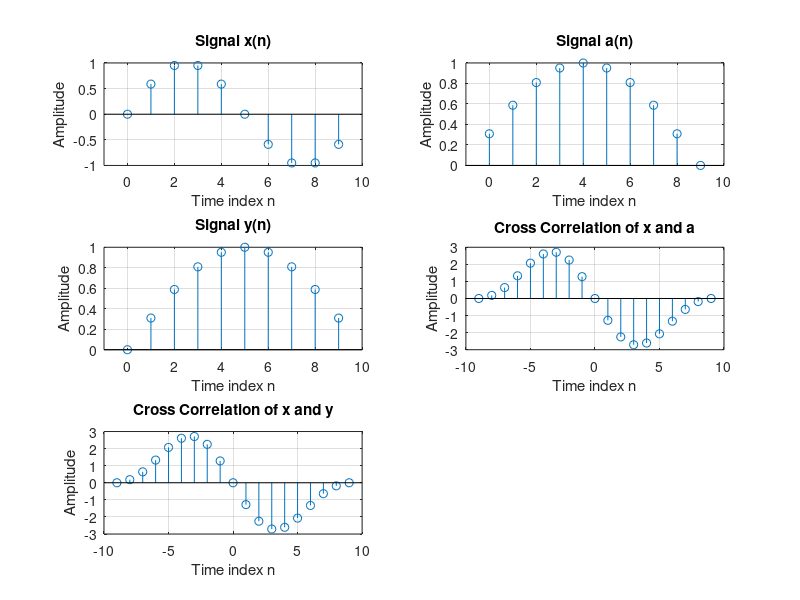

Write the MATLAB code that produced this figure.
clear all; 
close all; 
clc; 

n = [0:9]; 
ph1 = 0; 
ph2 = 0; 
x = sin(2*pi*0.1*n + ph1); 
org_x = 1; 
nx = [0 : length(x)-1]- org_x + 1; 
y = sin(2*pi/2*0.1*n + ph2); 
org_y = 1; 
ny = [0 : length(y)-1]- org_y + 1; 

rxy = xcorr(x,y); 
nr1 = [nx(1)-ny(end) : nx(end)-ny(1)]; 
[maxR indR] = max(rxy); 

a = fliplr(y);
org_a = 1; 
na = [0 : length(a)-1]- org_a + 1; 

rxa = conv(x,a); 
nr2 = [nx(1)-na(end) : nx(end)-na(1)];
[maxR2 indR2] = max(rxa); 


disp(['The correlation at lag zero for x and y is: ' num2str(rxy(find(nr1==0))) '.']);
disp(['The maximum correlation is at lag ' num2str(nr1(indR)) '.']); 

disp(['The correlation at lag zero for b and a is: ' num2str(rxa(find(nr2==0))) '.']);
disp(['The maximum correlation is at lag ' num2str(nr2(indR2)) '.']); 

figure, subplot(3,2,1), 
stem(nx,x); 
xlabel('Time index n'); 
ylabel('Amplitude'); 
xlim([nx(1)-1 nx(end)+1]); 
title('Signal x(n)'); 
grid; 

subplot(3,2,3), 
stem(ny,y); 
xlabel('Time index n'); 
ylabel('Amplitude'); 
xlim([ny(1)-1 ny(end)+1]); 
title('Signal y(n)'); 
grid; 

subplot(3,2,5),
stem(nr1,rxy); 
xlabel('Time index n'); 
ylabel('Amplitude'); 
xlim([nr1(1)-1 nr1(end)+1]); 
title('Cross Correlation of x and y'); 
grid;

subplot(3,2,2), 
stem(na,a); 
xlabel('Time index n'); 
ylabel('Amplitude'); 
xlim([na(1)-1 na(end)+1]); 
title('Signal a(n)'); 
grid; 

subplot(3,2,4), 
stem(nr2,rxa); 
xlabel('Time index n'); 
ylabel('Amplitude'); 
xlim([nr2(1)-1 nr2(end)+1]); 
title('Cross Correlation of x and a'); 
grid; 